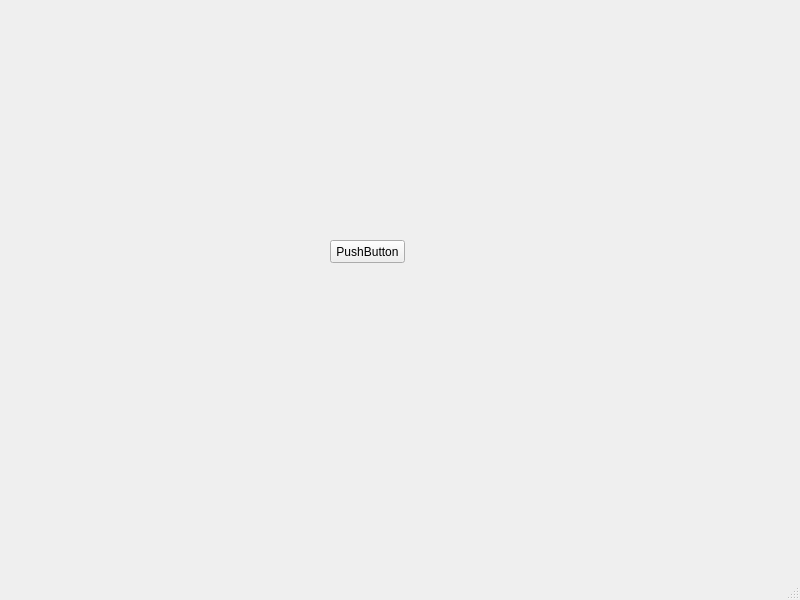
<?xml version="1.0" encoding="UTF-8"?>
<ui version="4.0">
 <class>LoginWindow</class>
 <widget class="QMainWindow" name="LoginWindow">
  <property name="geometry">
   <rect>
    <x>0</x>
    <y>0</y>
    <width>800</width>
    <height>600</height>
   </rect>
  </property>
  <property name="windowTitle">
   <string>MainWindow</string>
  </property>
  <widget class="QWidget" name="centralwidget">
   <widget class="QPushButton" name="goToMainBtn">
    <property name="geometry">
     <rect>
      <x>330</x>
      <y>240</y>
      <width>75</width>
      <height>23</height>
     </rect>
    </property>
    <property name="text">
     <string>PushButton</string>
    </property>
   </widget>
  </widget>
  <widget class="QMenuBar" name="menubar">
   <property name="geometry">
    <rect>
     <x>0</x>
     <y>0</y>
     <width>800</width>
     <height>21</height>
    </rect>
   </property>
  </widget>
  <widget class="QStatusBar" name="statusbar"/>
 </widget>
 <resources/>
 <connections/>
</ui>
